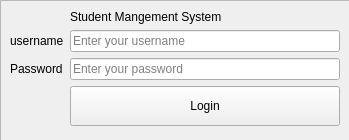
<?xml version="1.0" encoding="UTF-8"?>
<ui version="4.0">
 <class>LoginWindow</class>
 <widget class="QWidget" name="LoginWindow">
  <property name="geometry">
   <rect>
    <x>0</x>
    <y>0</y>
    <width>349</width>
    <height>140</height>
   </rect>
  </property>
  <property name="maximumSize">
   <size>
    <width>500</width>
    <height>16777215</height>
   </size>
  </property>
  <property name="windowTitle">
   <string>Form</string>
  </property>
  <widget class="QFrame" name="frame">
   <property name="geometry">
    <rect>
     <x>0</x>
     <y>0</y>
     <width>350</width>
     <height>141</height>
    </rect>
   </property>
   <property name="frameShape">
    <enum>QFrame::Shape::StyledPanel</enum>
   </property>
   <property name="frameShadow">
    <enum>QFrame::Shadow::Raised</enum>
   </property>
   <layout class="QFormLayout" name="formLayout">
    <item row="0" column="1">
     <widget class="QLabel" name="lblTitle">
      <property name="text">
       <string>Student Mangement System</string>
      </property>
     </widget>
    </item>
    <item row="1" column="0">
     <widget class="QLabel" name="lblUsername">
      <property name="text">
       <string>username</string>
      </property>
     </widget>
    </item>
    <item row="1" column="1">
     <widget class="QLineEdit" name="txtUsername">
      <property name="placeholderText">
       <string>Enter your username</string>
      </property>
     </widget>
    </item>
    <item row="2" column="0">
     <widget class="QLabel" name="lblPassword">
      <property name="text">
       <string>Password</string>
      </property>
     </widget>
    </item>
    <item row="2" column="1">
     <widget class="QLineEdit" name="txtPassword">
      <property name="echoMode">
       <enum>QLineEdit::EchoMode::Password</enum>
      </property>
      <property name="placeholderText">
       <string>Enter your password</string>
      </property>
     </widget>
    </item>
    <item row="3" column="1">
     <widget class="QPushButton" name="btnLogin">
      <property name="minimumSize">
       <size>
        <width>0</width>
        <height>40</height>
       </size>
      </property>
      <property name="cursor">
       <cursorShape>PointingHandCursor</cursorShape>
      </property>
      <property name="text">
       <string>Login</string>
      </property>
     </widget>
    </item>
   </layout>
  </widget>
 </widget>
 <resources/>
 <connections/>
</ui>
